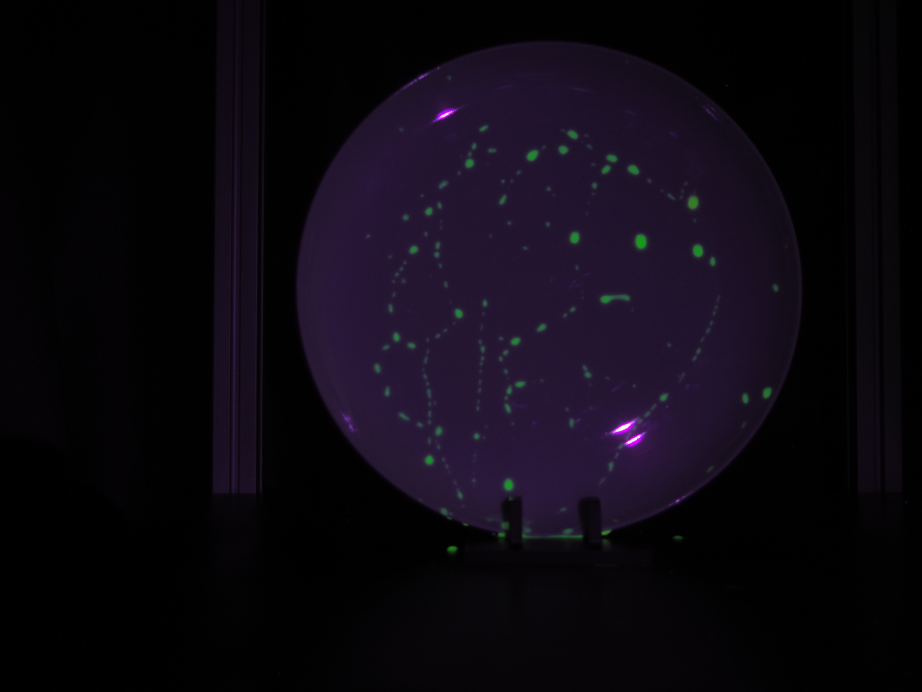
#> input picture Test samples/TestSampleImgs/P6100842.JPG, 4608 x 3456 px (shown at 1/5 size)
$ python DrpPrc.py --images 'Test samples/TestSampleImgs'
#> lines starting #> are read from the running program, lines starting #| are printed output that depends on the picture; after the words box and inside, x2 and y2 are one past the last pixel; in counts of white or black regions, pixels touching at a corner belong together
# modules used
import cv2
import numpy as np
import imutils
import argparse
from imutils import paths
import csv
import os
import matplotlib.pyplot as plt
from imutils import contours
from skimage import measure
from matplotlib.ticker import (AutoMinorLocator, MultipleLocator)

#display Windows and processed image results
def storeImage(rimg, image):

    path = "/home/lucidgravity/Documents/PyScript"
    plt.imshow(cv2.cvtColor(image,cv2.COLOR_BGR2RGB))
    plt.savefig(os.path.join(path, rimg), dpi=1000)
    plt.show()

#analytical plots for the processed images
def plotImage(label, area, labl, leng_imgs, img_indx, rplt):

    path = "/home/lucidgravity/Documents/PyScript"
    fig, ax = plt.subplots()
    ax.plot(label, area, linewidth=1, marker='.', markersize=1)
    plt.bar(label,area, alpha=0.2)
    plt.xlabel('Droplet labels', fontsize=7)
    plt.ylabel('Droplet areas per frame (in pixels)', fontsize=7)

    ax.set_ylim(0,400)
    ax.yaxis.set_major_locator(MultipleLocator(20))
    ax.yaxis.set_minor_locator(AutoMinorLocator())
    plt.yticks(fontsize=5)
    plt.xticks(label, labl, rotation='vertical', fontsize=3)
    plt.savefig(os.path.join(path, rplt), dpi=1000)
#    if leng_imgs == (img_indx + 1):
    plt.show()


#argument parsing for command line invocation
ap = argparse.ArgumentParser()
ap.add_argument("-i", "--images", type=str, required = True, help = "Path to the input image directory")
args = vars(ap.parse_args())

#retrieving image paths
imgPaths = sorted(list(paths.list_images(args["images"])))
images = []
filenames = []

#extracting image list from retrieved image paths from directory
for imgPath in imgPaths:
    image = cv2.imread(imgPath)
#> image is the input picture: shape (3456, 4608, 3); mean B, G, R 17.3, 8.5, 13
    images.append(image)
    filenames.append(os.path.basename(imgPath)[:8])

#reading the image, resizing and optimizing for further operations
imfils = list(zip(images, filenames))
#> imfils = 2 items
len_imgs = len(images)
#> len_imgs = 2

for i, imfil in list(enumerate(imfils)):

    image = imfil[0]
    filename = imfil[1]
    img_idx = i

#cropping the original image to 20% width
    timg = imutils.resize(image, 1000)
    H, W = timg.shape[:2]
    img = timg[0:H, int(W*.20):W]

#processing every image for detection

    image_cpy = img.copy()
    opr = imutils.resize(image_cpy, 1000)

# [12 lines of commented-out code are left out]

    hsv_img = cv2.cvtColor(opr, cv2.COLOR_BGR2HSV)
    green_low = np.array([25, 52, 72] )
    green_high = np.array([102, 255, 255])
    curr_mask = cv2.inRange(hsv_img, green_low, green_high)
    bitimg = cv2.bitwise_and(hsv_img, hsv_img, mask = curr_mask)


#converting the HSV image to Gray and thresholding in order to be able to apply contouring

    RGB_again = cv2.cvtColor(bitimg, cv2.COLOR_HSV2RGB)
    hgray = cv2.cvtColor(RGB_again, cv2.COLOR_RGB2GRAY)
    oprth = cv2.threshold(hgray, 1, 255, cv2.THRESH_BINARY)[1]

#generating labels in the thresholded image using skimage module

    labels = measure.label(oprth, connectivity=2, background=0)
    mask = np.zeros(oprth.shape, dtype="uint8")

    for label in np.unique(labels):

        if label == 0:
            continue

#masking of thresholded image for significant detections

        labelMask = np.zeros(oprth.shape, dtype="uint8")
        labelMask[labels == label] = 255
        numPixels = cv2.countNonZero(labelMask)

        if numPixels > 0:
            mask = cv2.add(mask, labelMask)

#Contouring using the mask

    cnts =  cv2.findContours(mask.copy(),cv2.RETR_TREE,cv2.CHAIN_APPROX_SIMPLE)
    cnts = imutils.grab_contours(cnts)
    cnts = contours.sort_contours(cnts)[0]

#lists used for storing detected contour details

    drop_area = []  #Area
    cont_coord = [] #Coordinates
    label_cnt = [] #Contour labels
    label_txt = [] #Label texts

#marking and formatting of detected contours

    for (i,c) in enumerate(cnts):

        (x, y, w, h) = cv2.boundingRect(c)

        cv2.putText(opr, "#{}".format(i + 1), (x - 25, y - 20),cv2.FONT_HERSHEY_SIMPLEX, 0.22, (255, 255, 0), 1)

#Section for determining contour areas and coordinates in terms of pixels
        M = cv2.moments(c)
        ar = cv2.contourArea(c)
        if M["m00"] != 0:
            cX = int(M["m10"] / M["m00"])
            cY = int(M["m01"] / M["m00"])
        else:
            cX,cY = 0,0

        lbl = "#" + str(i+1)
        drop_area.append(ar)
        cont_coord.append((cX,cY))
        label_cnt.append(i+1)
        label_txt.append(lbl)

#Outlining the detected contours

    cv2.drawContours(opr, cnts, -1, (0, 0, 255), 1)

    number_of_droplets = len(cnts)
    text = "Droplet Count: " + str(len(cnts))
    cv2.putText(opr, text, (350, 850), cv2.FONT_HERSHEY_SIMPLEX , 1, (255, 255, 255), 1)

#writing results to the directory

#storing the processed image using the definition

    res_img = filename + '_PRCSD.jpg'
    storeImage(res_img, opr)

#plotting the results for the processed image using the definition

    res_plt = filename + '_Plotted.jpg'
    plotImage(label_cnt, drop_area, label_txt, len_imgs, img_idx, res_plt)

#writing the processed image details into CSV

    fname = filename + '.csv'

    with open(fname, 'w', newline = '') as f:

        thewriter = csv.writer(f, quoting=csv.QUOTE_NONE, escapechar=' ')

        thewriter.writerow(['Droplet_Area','Droplet_Coordinates'])
        for dp_area, coord in zip(drop_area, cont_coord):
            thewriter.writerow([dp_area,coord])
#> this loop made 2 passes
#> (filename, img_idx, H, W, green_low, green_high, number_of_droplets, text) on passes 1 to 2: ('P6100842', 0, 750, 1000, [25, 52, 72], [102, 255, 255], 76, 'Droplet Count: 76'), ('P6100843', 1, 750, 1000, [25, 52, 72], [102, 255, 255], 77, 'Droplet Count: 77')
#> pass 1, `timg = imutils.resize(image, 1000)`:
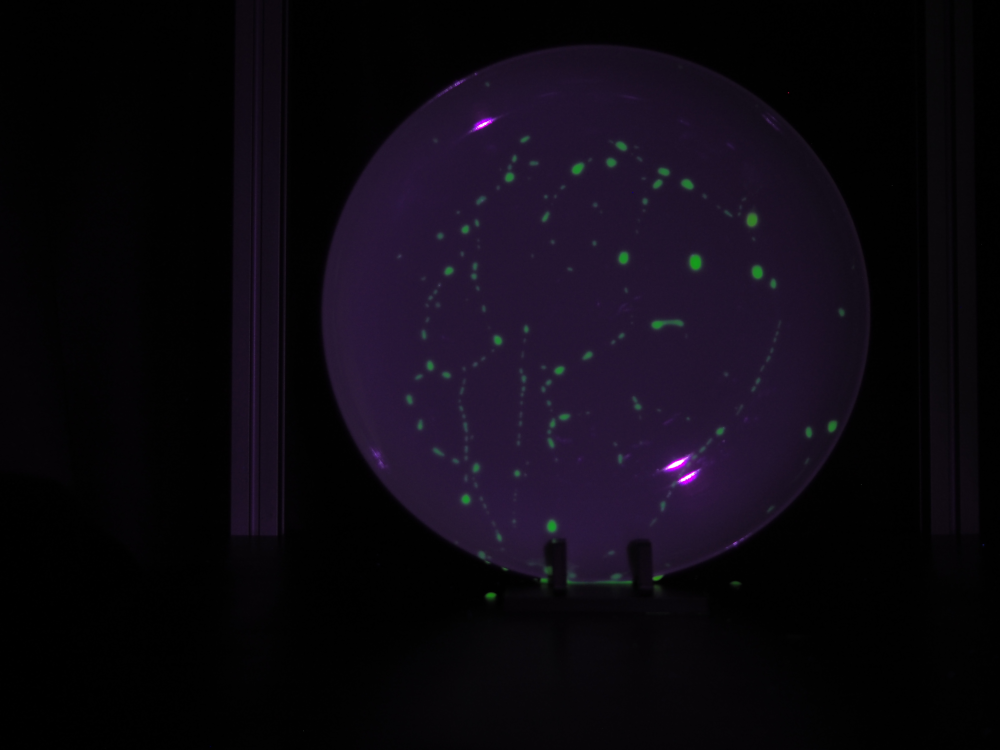
#> timg: shape (750, 1000, 3); mean B, G, R 17.3, 8.5, 13
#> pass 1, `img = timg[0:H, int(W*.20):W]`:
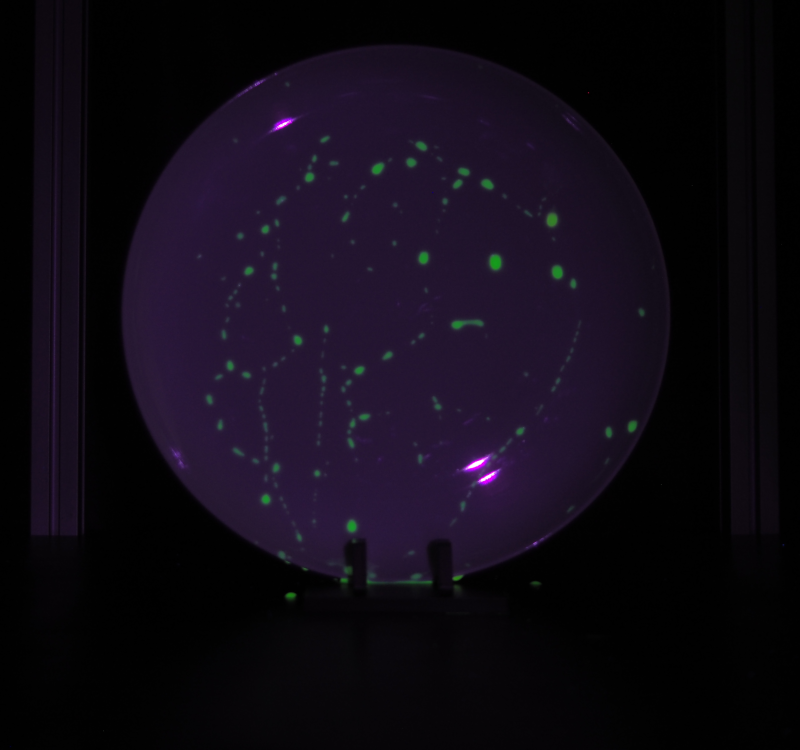
#> img: shape (750, 800, 3); mean B, G, R 21.1, 10.4, 15.9
#> pass 1, in storeImage, `plt.savefig(os.path.join(path, rimg), dpi=1000)`:
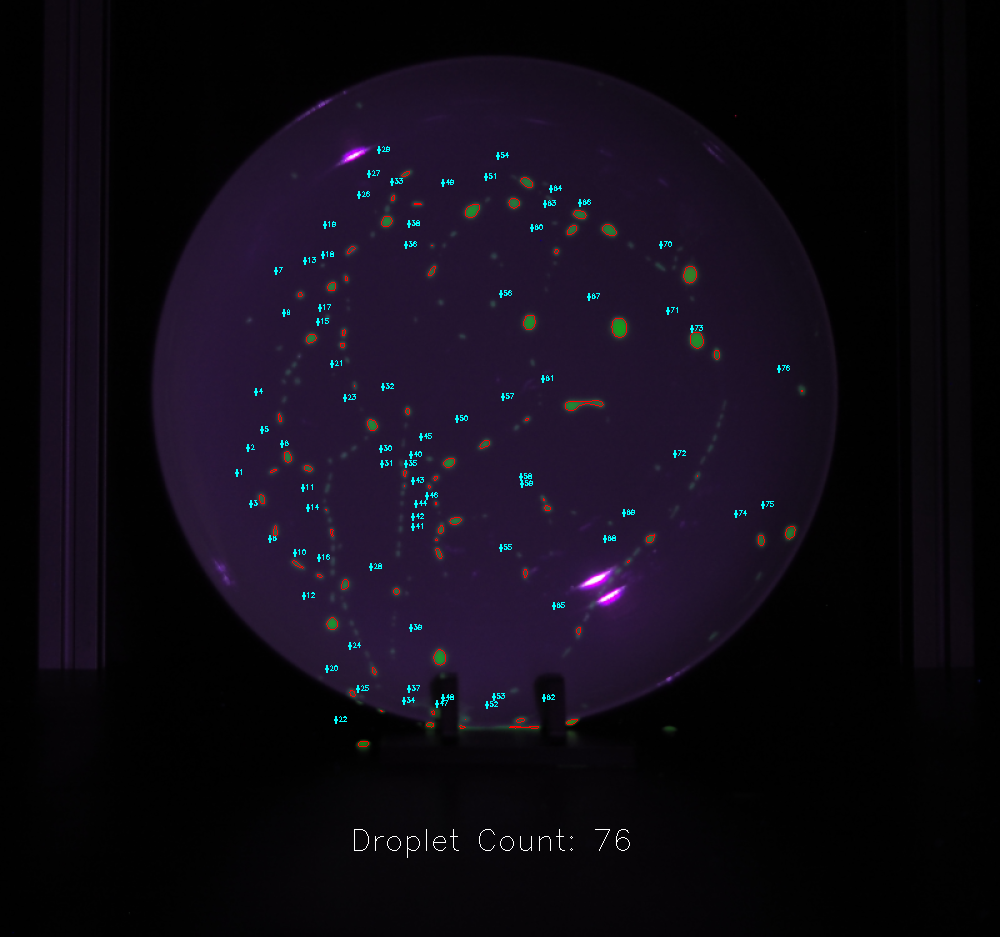
#> shown: shape (937, 1000, 3); mean R, G, B 16.2, 11.2, 21.8
#> pass 1, in plotImage, `plt.savefig(os.path.join(path, rplt), dpi=1000)`:
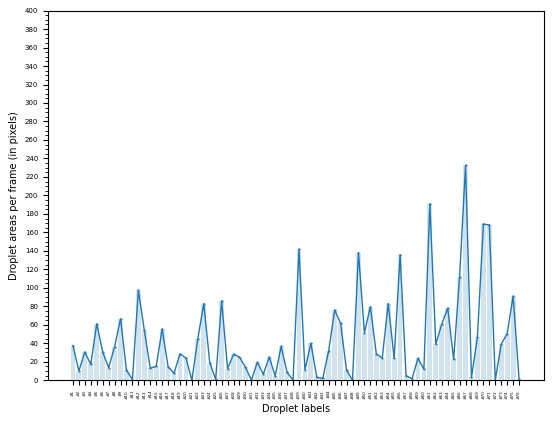
#> figure drawn by matplotlib, 1 panel; tallest bar 232.5 high, from x = 66.6 to 67.4; curve peaks at x = 67, y = 232.5
#> after the loop: hsv_img: shape (937, 1000, 3); mean H, S, V 81.6, 78, 21.2
#> after the loop:
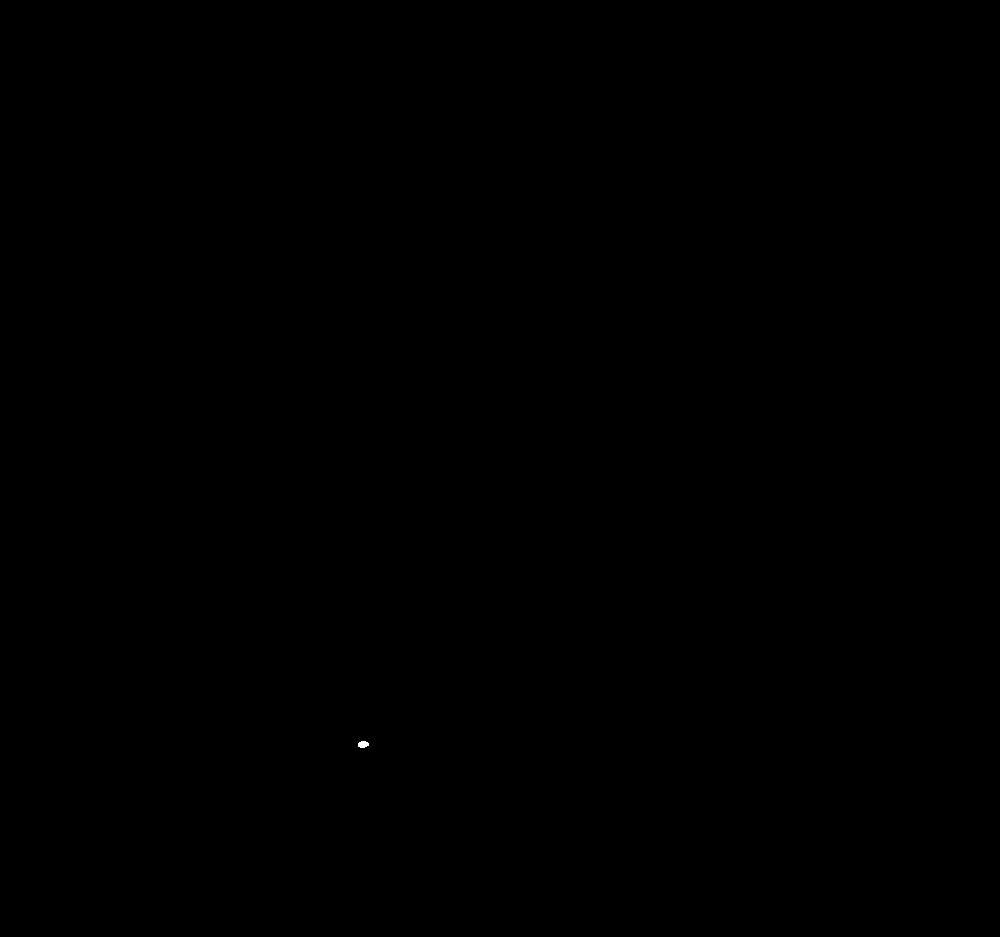
#> labelMask: shape (937, 1000); 0.01% white; 1 white region, box (x1, y1, x2, y2) and area: (358, 741, 369, 748) 61
#> after the loop:
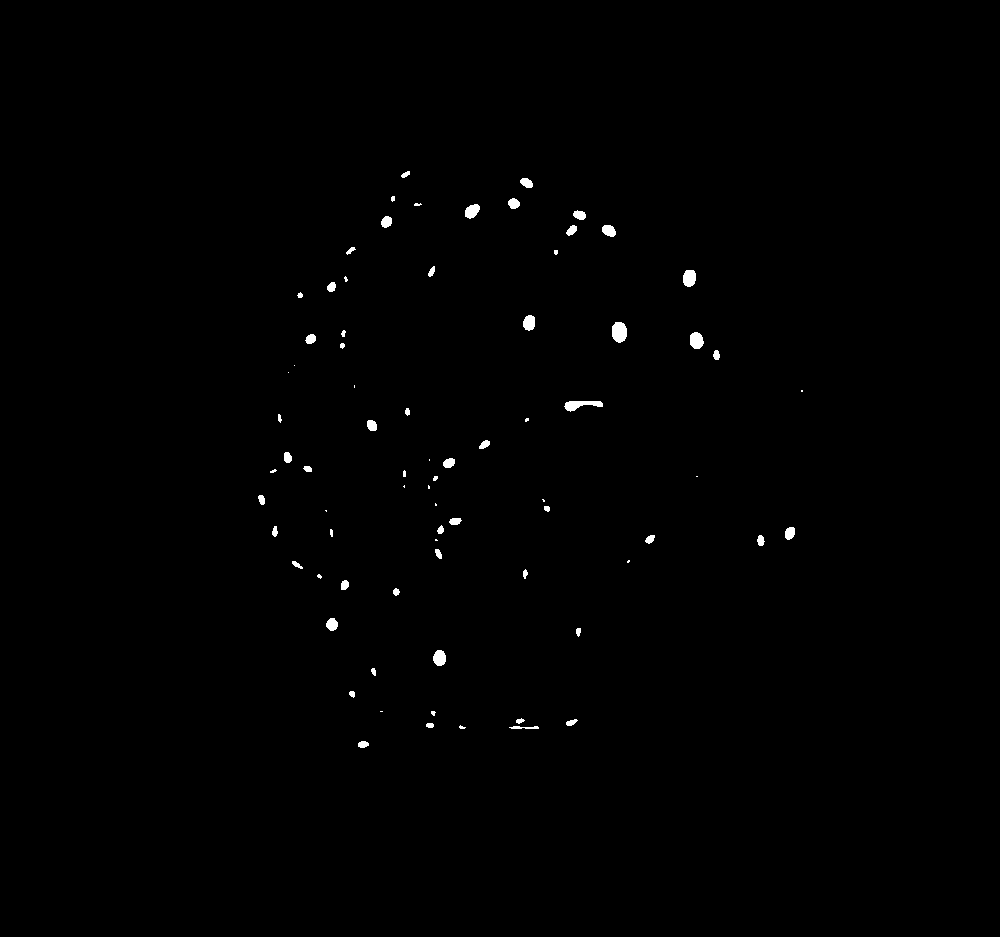
#> oprth: shape (937, 1000); 0.45% white; 77 white regions (23 under 20 px), largest, box (x1, y1, x2, y2) and area: (612, 322, 627, 343) 259, (564, 401, 603, 412) 239, (690, 332, 704, 349) 189
